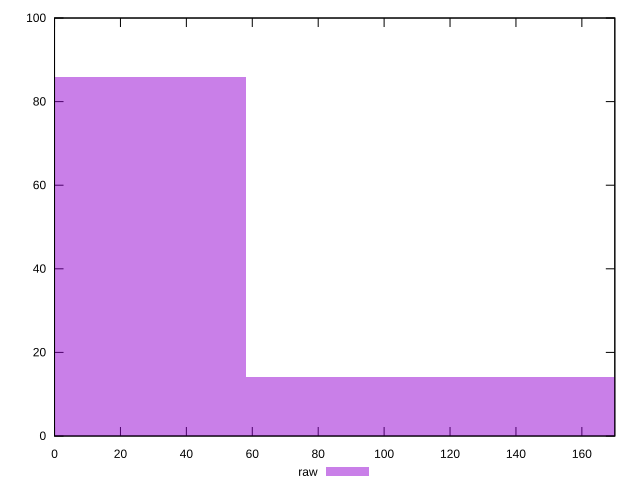

Here is the gnuplot script that generated this plot:
reset

$raw <<EOF
116.09012940221113 14
0 86
EOF

set key outside below
set boxwidth 116.09012940221113
set xrange [0:170]
set yrange [0:100]
set trange [0:100]
set style fill transparent solid 0.5 noborder
set terminal svg size 640, 490 enhanced background rgb 'white'
set output "report_00015_2021-02-09T16-11-33.973Z/unminified-javascript/samples/pages+cached/raw/histogram.svg"

plot $raw title "raw" with boxes

reset
